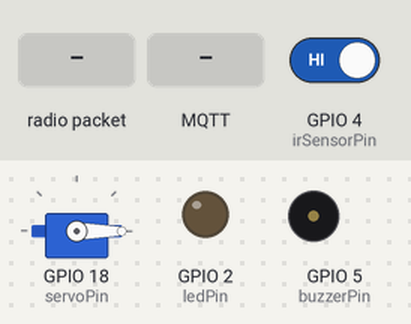
This sketch was run on a simulated ESP32. Parts: servo, output pins drawn as LEDs (lit = HIGH), buzzer (waves = sounding, pin HIGH). The test bench sets the inputs (shaded band); at power-on: GPIO 4 (irSensorPin) HIGH. WiFi joins after 1.5 s; servers stay silent unless stated; no MQTT or app messages arrive unless stated; what the sketch prints to the serial monitor is not drawn.

Above: at 1.2 s.
1.3 s: radio packet "TRAIN" arrives
At 2.6 s:
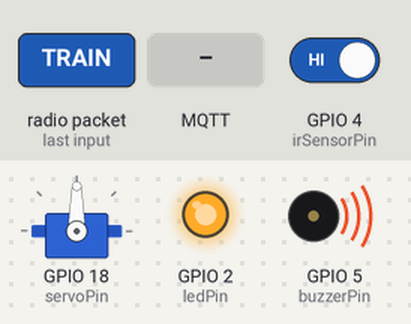
3.3 s: GPIO 4 (irSensorPin) driven LOW
At 3.9 s:
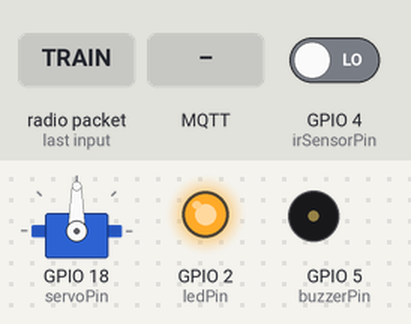
4.9 s: MQTT message "OPEN" arrives on the third subscribed topic
At 5.78 s:
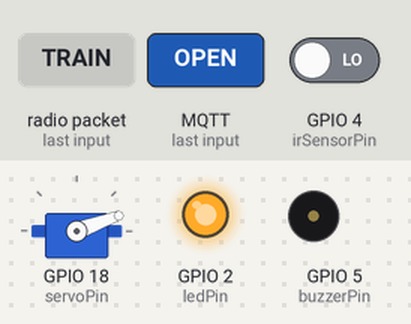
7.4 s: MQTT message "TRAIN" arrives on the first subscribed topic
At 7.96 s:
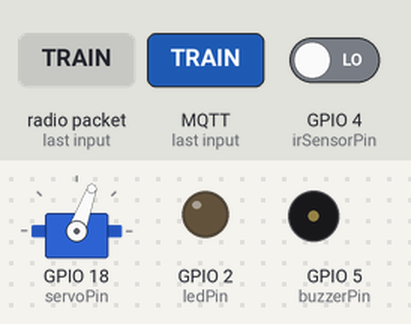
Timing chart, 0 to 10.4 s (numbered marks = the images above; inputs shaded):
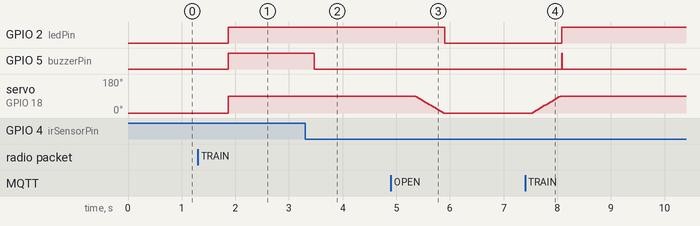

Measured:
- after the input at 1.3 s, GPIO 2 (ledPin), GPIO 5 (buzzerPin): LOW → HIGH after 0.57 s; servo on GPIO 18 (servoPin): 0° → 90° after 0.57 s
- after the input at 3.3 s, GPIO 5 (buzzerPin): HIGH → LOW after 0.17 s
- after the input at 4.9 s, GPIO 2 (ledPin): HIGH → LOW after 1.0 s; servo on GPIO 18 (servoPin): moves from 90° to 0° over 0.51 s, starting after 0.46 s
- after the input at 7.4 s, GPIO 2 (ledPin): LOW → HIGH after 0.68 s; GPIO 5 (buzzerPin): LOW → HIGH after 0.68 s, → LOW 0.01 s later; servo on GPIO 18 (servoPin): moves from 0° to 90° over 0.51 s, starting after 0.14 s

The sketch:

esp32_receiver.ino
```cpp
// =====================================================
// SMART RAILWAY GATE - RECEIVER ESP32 (Web + MQTT)
// Subscribes: railway/train, railway/vibration, railway/gate
// Publishes: railway/status, railway/gate (state to web server)
// =====================================================

#include <WiFi.h>
#include <esp_now.h>
#include <PubSubClient.h>
#include <ESP32Servo.h>

const char* ssid = "Karan";
const char* password = "12345678";
const char* mqtt_server = "broker.hivemq.com";

WiFiClient espClient;
PubSubClient client(espClient);
Servo gateServo;

int servoPin = 18;
int irSensorPin = 4;
int ledPin = 2;
int buzzerPin = 5;

// Change to true if your IR sensor outputs HIGH when blocked, or false if it outputs LOW when blocked.
const bool IR_ACTIVE_HIGH = false;

bool gateClosed = false;
bool trainDetected = false;
bool irTriggered = false;

unsigned long lastMqttRetry = 0;
unsigned long lastWiFiRetry = 0;
bool initialPublishDone = false;

void publishGateState(const char* status, const char* reason) {
  if (WiFi.status() == WL_CONNECTED && client.connected()) {
    char payload[200];
    snprintf(payload, sizeof(payload),
      "{\"source\":\"esp32_receiver\",\"status\":\"%s\",\"gate\":\"%s\",\"buzzer\":%s,\"reason\":\"%s\",\"irTriggered\":%s}",
      status, status, digitalRead(buzzerPin) == HIGH ? "true" : "false",
      reason, irTriggered ? "true" : "false");
    client.publish("railway/gate", payload);
    client.publish("railway/status", payload);
    Serial.printf("MQTT Published: %s\n", payload);
  } else {
    Serial.printf("State changed to %s (%s), but WiFi/MQTT not connected.\n", status, reason);
  }
}

void setup_wifi() {
  Serial.print("Connecting WiFi to: ");
  Serial.println(ssid);
  WiFi.begin(ssid, password);
  // Non-blocking: We do not loop-wait here, loop() will monitor connection status.
}

void reconnectMQTT() {
  if (millis() - lastMqttRetry > 5000) {
    lastMqttRetry = millis();
    Serial.print("MQTT connecting to broker...");
    String clientId = "ESP32Receiver-" + String((uint32_t)ESP.getEfuseMac(), HEX);
    if (client.connect(clientId.c_str())) {
      client.subscribe("railway/train");
      client.subscribe("railway/vibration");
      client.subscribe("railway/gate");
      Serial.println(" OK (Subscribed)");

      // Publish initial state once connected
      if (!initialPublishDone) {
        publishGateState("open", "boot");
        initialPublishDone = true;
      }
    } else {
      Serial.print(" failed, state=");
      Serial.println(client.state());
    }
  }
}

void closeGate(const char* reason) {
  if (gateClosed) return;
  Serial.println("Closing Gate...");
  gateClosed = true;
  trainDetected = true;

  for (int pos = 0; pos <= 90; pos += 5) {
    gateServo.write(pos);
    delay(30);
  }
  digitalWrite(ledPin, HIGH);
  digitalWrite(buzzerPin, HIGH);
  publishGateState("closed", reason);
}

void openGate(const char* reason) {
  Serial.println("Opening Gate...");
  for (int pos = 90; pos >= 0; pos -= 5) {
    gateServo.write(pos);
    delay(30);
  }
  digitalWrite(ledPin, LOW);
  digitalWrite(buzzerPin, LOW);
  gateClosed = false;
  trainDetected = false;
  irTriggered = false;
  publishGateState("open", reason);
}

void handleGateCommand(String msg) {
  String upper = msg;
  upper.toUpperCase();

  if (upper.indexOf("OPEN") >= 0) {
    openGate("web_command");
    return;
  }
  if (upper.indexOf("LOCKDOWN") >= 0 || upper.indexOf("EMERGENCY") >= 0) {
    closeGate("web_command");
    digitalWrite(buzzerPin, HIGH);
    return;
  }
  if (upper.indexOf("CLOSE") >= 0) {
    closeGate("web_command");
  }
}

void callback(char* topic, byte* message, unsigned int length) {
  String msg;
  for (unsigned int i = 0; i < length; i++) msg += (char)message[i];

  Serial.printf("MQTT [%s]: %s\n", topic, msg.c_str());

  // Ignore our own state echoes
  if (msg.indexOf("esp32_receiver") >= 0 && String(topic) == "railway/gate") return;

  if (String(topic) == "railway/gate") {
    handleGateCommand(msg);
    return;
  }

  if (String(topic) == "railway/train") {
    if (msg == "TRAIN" || msg.indexOf("\"detected\":true") >= 0) {
      closeGate("yolo_ai");
    }
  }

  if (String(topic) == "railway/vibration") {
    if (msg == "VIBRATION" || msg.indexOf("\"detected\":true") >= 0) {
      closeGate("piezo_vibration");
    }
  }
}

void onDataRecv(const esp_now_recv_info *info, const uint8_t *incomingData, int len) {
  char msg[50];
  memcpy(msg, incomingData, len);
  msg[len] = '\0';
  Serial.printf("ESP-NOW: %s\n", msg);
  if (strcmp(msg, "TRAIN") == 0) closeGate("espnow_train");
}

void setup() {
  Serial.begin(115200);
  pinMode(irSensorPin, INPUT_PULLUP);
  pinMode(ledPin, OUTPUT);
  pinMode(buzzerPin, OUTPUT);
  digitalWrite(ledPin, LOW);
  digitalWrite(buzzerPin, LOW);

  gateServo.attach(servoPin);
  gateServo.write(0);

  // Initialize WiFi mode to STA first
  WiFi.mode(WIFI_STA);

  // Initialize ESP-NOW immediately so gate control is always active
  if (esp_now_init() != ESP_OK) {
    Serial.println("ESP-NOW init failed");
  } else {
    esp_now_register_recv_cb(onDataRecv);
    Serial.println("ESP-NOW Initialized successfully");
  }

  // Initiate WiFi connection asynchronously
  setup_wifi();

  client.setServer(mqtt_server, 1883);
  client.setCallback(callback);

  Serial.println("SMART RECEIVER READY");
}

void loop() {
  // Check and manage WiFi connection status (Non-blocking)
  if (WiFi.status() == WL_CONNECTED) {
    if (!client.connected()) {
      reconnectMQTT();
    } else {
      client.loop();
    }
  } else {
    // If WiFi is disconnected, attempt reconnect periodically
    if (millis() - lastWiFiRetry > 10000) {
      lastWiFiRetry = millis();
      Serial.println("WiFi disconnected! Retrying connection (non-blocking)...");
      WiFi.disconnect();
      WiFi.begin(ssid, password);
    }
  }

  // Physical IR Sensor and train status checks (runs continuously)
  int irState = digitalRead(irSensorPin);
  bool isBlocked = (IR_ACTIVE_HIGH) ? (irState == HIGH) : (irState == LOW);

  if (trainDetected && !irTriggered && isBlocked) {
    Serial.println("Train at IR");
    digitalWrite(buzzerPin, LOW);
    irTriggered = true;
    if (WiFi.status() == WL_CONNECTED && client.connected()) {
      char irJson[120];
      snprintf(irJson, sizeof(irJson),
        "{\"source\":\"esp32_receiver\",\"sensor\":\"ir\",\"ir\":true,\"trainAtGate\":true}");
      client.publish("railway/status", irJson);
    }
  }

  if (trainDetected && irTriggered && !isBlocked && gateClosed) {
    Serial.println("Train passed");
    delay(2000);
    openGate("ir_passed");
    if (WiFi.status() == WL_CONNECTED && client.connected()) {
      char passJson[120];
      snprintf(passJson, sizeof(passJson),
        "{\"source\":\"esp32_receiver\",\"sensor\":\"ir\",\"ir\":true,\"trainPassed\":true}");
      client.publish("railway/status", passJson);
    }
  }

  delay(200);
}
```
